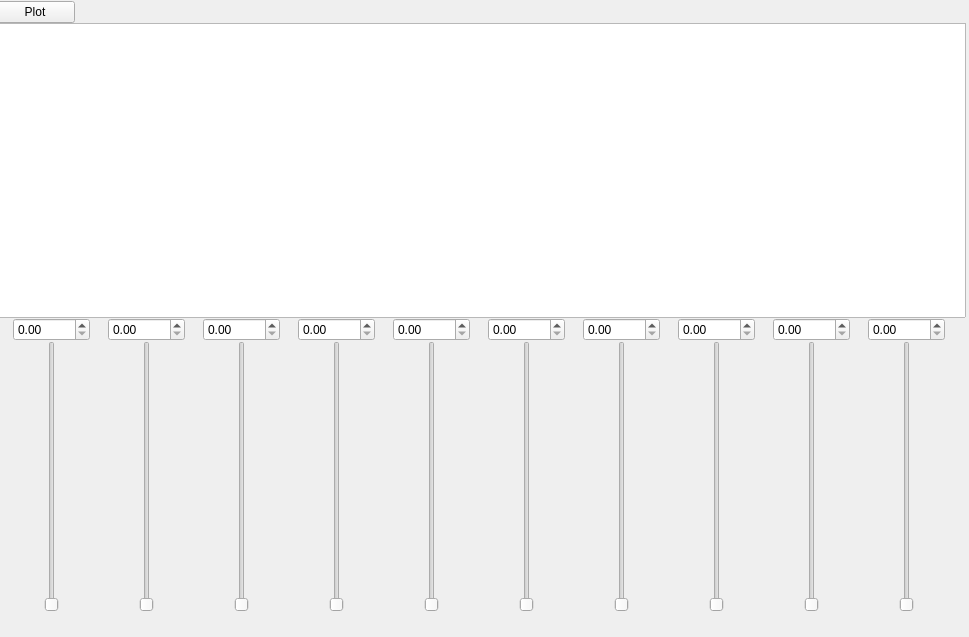
<?xml version="1.0" encoding="UTF-8"?>
<ui version="4.0">
 <class>FreeHarmSynthWidget</class>
 <widget class="QWidget" name="FreeHarmSynthWidget">
  <property name="geometry">
   <rect>
    <x>0</x>
    <y>0</y>
    <width>969</width>
    <height>637</height>
   </rect>
  </property>
  <property name="windowTitle">
   <string>Harmonic Synthesis</string>
  </property>
  <widget class="QWidget" name="layoutWidget">
   <property name="geometry">
    <rect>
     <x>-5</x>
     <y>1</y>
     <width>971</width>
     <height>611</height>
    </rect>
   </property>
   <layout class="QVBoxLayout" name="verticalLayout_3">
    <property name="spacing">
     <number>0</number>
    </property>
    <item>
     <layout class="QHBoxLayout" name="horizontalLayout_2">
      <property name="spacing">
       <number>0</number>
      </property>
      <item>
       <widget class="QPushButton" name="pushButtonPlot">
        <property name="text">
         <string>Plot</string>
        </property>
       </widget>
      </item>
      <item>
       <spacer name="horizontalSpacer">
        <property name="orientation">
         <enum>Qt::Horizontal</enum>
        </property>
        <property name="sizeHint" stdset="0">
         <size>
          <width>40</width>
          <height>20</height>
         </size>
        </property>
       </spacer>
      </item>
     </layout>
    </item>
    <item>
     <layout class="QVBoxLayout" name="verticalLayout_2">
      <property name="spacing">
       <number>0</number>
      </property>
      <item>
       <widget class="PlotWidget" name="PlotPreview"/>
      </item>
      <item>
       <layout class="QHBoxLayout" name="horizontalLayout_23">
        <property name="spacing">
         <number>0</number>
        </property>
        <item>
         <layout class="QVBoxLayout" name="verticalLayout">
          <item>
           <widget class="QDoubleSpinBox" name="FreqSpinBox">
            <property name="maximum">
             <double>20000.000000000000000</double>
            </property>
           </widget>
          </item>
          <item>
           <layout class="QHBoxLayout" name="horizontalLayout">
            <item>
             <widget class="QSlider" name="FreqVSlider">
              <property name="mouseTracking">
               <bool>false</bool>
              </property>
              <property name="maximum">
               <number>100</number>
              </property>
              <property name="orientation">
               <enum>Qt::Vertical</enum>
              </property>
             </widget>
            </item>
           </layout>
          </item>
         </layout>
        </item>
        <item>
         <layout class="QVBoxLayout" name="verticalLayout_12">
          <item>
           <widget class="QDoubleSpinBox" name="FreqSpinBox_2">
            <property name="maximum">
             <double>20000.000000000000000</double>
            </property>
           </widget>
          </item>
          <item>
           <layout class="QHBoxLayout" name="horizontalLayout_12">
            <item>
             <widget class="QSlider" name="FreqVSlider_2">
              <property name="maximum">
               <number>100</number>
              </property>
              <property name="orientation">
               <enum>Qt::Vertical</enum>
              </property>
             </widget>
            </item>
           </layout>
          </item>
         </layout>
        </item>
        <item>
         <layout class="QVBoxLayout" name="verticalLayout_13">
          <item>
           <widget class="QDoubleSpinBox" name="FreqSpinBox_3">
            <property name="maximum">
             <double>20000.000000000000000</double>
            </property>
           </widget>
          </item>
          <item>
           <layout class="QHBoxLayout" name="horizontalLayout_14">
            <item>
             <widget class="QSlider" name="FreqVSlider_3">
              <property name="maximum">
               <number>100</number>
              </property>
              <property name="orientation">
               <enum>Qt::Vertical</enum>
              </property>
             </widget>
            </item>
           </layout>
          </item>
         </layout>
        </item>
        <item>
         <layout class="QVBoxLayout" name="verticalLayout_14">
          <item>
           <widget class="QDoubleSpinBox" name="FreqSpinBox_4">
            <property name="maximum">
             <double>20000.000000000000000</double>
            </property>
           </widget>
          </item>
          <item>
           <layout class="QHBoxLayout" name="horizontalLayout_15">
            <item>
             <widget class="QSlider" name="FreqVSlider_4">
              <property name="maximum">
               <number>100</number>
              </property>
              <property name="orientation">
               <enum>Qt::Vertical</enum>
              </property>
             </widget>
            </item>
           </layout>
          </item>
         </layout>
        </item>
        <item>
         <layout class="QVBoxLayout" name="verticalLayout_15">
          <item>
           <widget class="QDoubleSpinBox" name="FreqSpinBox_5">
            <property name="maximum">
             <double>20000.000000000000000</double>
            </property>
           </widget>
          </item>
          <item>
           <layout class="QHBoxLayout" name="horizontalLayout_16">
            <item>
             <widget class="QSlider" name="FreqVSlider_5">
              <property name="maximum">
               <number>100</number>
              </property>
              <property name="orientation">
               <enum>Qt::Vertical</enum>
              </property>
             </widget>
            </item>
           </layout>
          </item>
         </layout>
        </item>
        <item>
         <layout class="QVBoxLayout" name="verticalLayout_18">
          <item>
           <widget class="QDoubleSpinBox" name="FreqSpinBox_6">
            <property name="maximum">
             <double>20000.000000000000000</double>
            </property>
           </widget>
          </item>
          <item>
           <layout class="QHBoxLayout" name="horizontalLayout_19">
            <item>
             <widget class="QSlider" name="FreqVSlider_6">
              <property name="maximum">
               <number>100</number>
              </property>
              <property name="orientation">
               <enum>Qt::Vertical</enum>
              </property>
             </widget>
            </item>
           </layout>
          </item>
         </layout>
        </item>
        <item>
         <layout class="QVBoxLayout" name="verticalLayout_17">
          <item>
           <widget class="QDoubleSpinBox" name="FreqSpinBox_7">
            <property name="maximum">
             <double>20000.000000000000000</double>
            </property>
           </widget>
          </item>
          <item>
           <layout class="QHBoxLayout" name="horizontalLayout_17">
            <item>
             <widget class="QSlider" name="FreqVSlider_7">
              <property name="maximum">
               <number>100</number>
              </property>
              <property name="orientation">
               <enum>Qt::Vertical</enum>
              </property>
             </widget>
            </item>
           </layout>
          </item>
         </layout>
        </item>
        <item>
         <layout class="QVBoxLayout" name="verticalLayout_19">
          <item>
           <widget class="QDoubleSpinBox" name="FreqSpinBox_8">
            <property name="maximum">
             <double>20000.000000000000000</double>
            </property>
           </widget>
          </item>
          <item>
           <layout class="QHBoxLayout" name="horizontalLayout_20">
            <item>
             <widget class="QSlider" name="FreqVSlider_8">
              <property name="maximum">
               <number>100</number>
              </property>
              <property name="orientation">
               <enum>Qt::Vertical</enum>
              </property>
             </widget>
            </item>
           </layout>
          </item>
         </layout>
        </item>
        <item>
         <layout class="QVBoxLayout" name="verticalLayout_20">
          <item>
           <widget class="QDoubleSpinBox" name="FreqSpinBox_9">
            <property name="maximum">
             <double>20000.000000000000000</double>
            </property>
           </widget>
          </item>
          <item>
           <layout class="QHBoxLayout" name="horizontalLayout_21">
            <item>
             <widget class="QSlider" name="FreqVSlider_9">
              <property name="maximum">
               <number>100</number>
              </property>
              <property name="orientation">
               <enum>Qt::Vertical</enum>
              </property>
             </widget>
            </item>
           </layout>
          </item>
         </layout>
        </item>
        <item>
         <layout class="QVBoxLayout" name="verticalLayout_21">
          <item>
           <widget class="QDoubleSpinBox" name="FreqSpinBox_10">
            <property name="maximum">
             <double>20000.000000000000000</double>
            </property>
           </widget>
          </item>
          <item>
           <layout class="QHBoxLayout" name="horizontalLayout_22">
            <item>
             <widget class="QSlider" name="FreqVSlider_10">
              <property name="maximum">
               <number>100</number>
              </property>
              <property name="orientation">
               <enum>Qt::Vertical</enum>
              </property>
             </widget>
            </item>
           </layout>
          </item>
         </layout>
        </item>
       </layout>
      </item>
     </layout>
    </item>
   </layout>
  </widget>
 </widget>
 <customwidgets>
  <customwidget>
   <class>PlotWidget</class>
   <extends>QGraphicsView</extends>
   <header>pyqtgraph</header>
  </customwidget>
 </customwidgets>
 <resources/>
 <connections/>
</ui>
